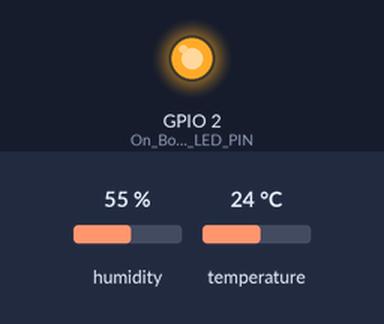
Bench run of a sketch on a simulated ESP32. Parts: output pins drawn as LEDs (lit = HIGH). The inputs (shaded band) are chosen by the test bench; at power-on: humidity 55 %, temperature 24 °C. WiFi joins after 1.5 s; servers stay silent unless stated; uploads are accepted with an empty reply; what the sketch prints to the serial monitor is not drawn.

Above: at 5.74 s.
At 10.8 s:
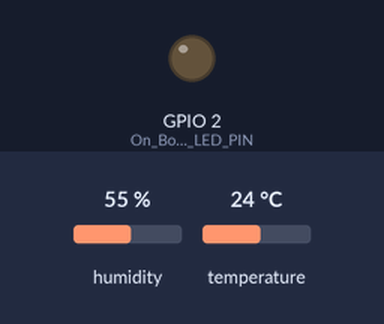
Timing chart, 0 to 18.9 s (numbered marks = the images above):
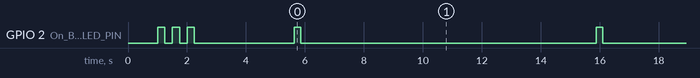

Measured:
- by itself, GPIO 2 (On_Board_LED_PIN): HIGH → LOW at 1.3 s, → HIGH 0.25 s later, → LOW 0.25 s later, → HIGH 0.25 s later, … (31 changes in this stretch)

The sketch:

data_to_sheets.ino
```cpp
#include "WiFi.h"
#include <HTTPClient.h>
#include "DHT.h"
//----------------------------------------

// Defining LED PINs on the ESP32 Board.
#define On_Board_LED_PIN  2

// Defines the DHT11 PIN and DHT sensor type.
#define DHTPIN  27
#define DHTTYPE DHT11

const char* ssid = "Praveen's S23";  //--> Your wifi's ssid
const char* password = "hellothere"; //--> Your wifi password

// Google script Web_App_URL.
String Web_App_URL = "https://script.google.com/macros/s/Agsggsgseere3qwgswjTMYtfAJ_8XmJdxnSMrPXPdWlZVNV8ieZST5xeqzHZsrKNJwyLf-HPA/exec";

String Status_Read_Sensor = "";
float Temp;
int Humd;

// Initialize DHT as dht11.
DHT dht11(DHTPIN, DHTTYPE);

void Getting_DHT11_Sensor_Data() {

  Humd = dht11.readHumidity();
  // Read temperature as Celsius (the default)
  Temp = dht11.readTemperature();

  // Check if any reads failed and exit early (to try again).
  if (isnan(Humd) || isnan(Temp)) {
    Serial.println();
    Serial.println(F("Failed to read from DHT sensor!"));
    Serial.println();

    Status_Read_Sensor = "Failed";
    Temp = 0.00;
    Humd = 0;
  } else {
    Status_Read_Sensor = "Success";
  }

  Serial.println();
  Serial.println("-------------");
  Serial.print(F("Status_Read_Sensor : "));
  Serial.print(Status_Read_Sensor);
  Serial.print(F(" | Humidity : "));
  Serial.print(Humd);
  Serial.print(F("% | Temperature : "));
  Serial.print(Temp);
  Serial.println(F("°C"));
  Serial.println("-------------");
}

void setup() {
  // put your setup code here, to run once:

  Serial.begin(115200);
  Serial.println();
  delay(1000);

  pinMode(On_Board_LED_PIN, OUTPUT);

  Serial.println();
  Serial.println("-------------");
  Serial.println("WIFI mode : STA");
  WiFi.mode(WIFI_STA);
  Serial.println("-------------");

  Serial.println();
  Serial.println("------------");
  Serial.print("Connecting to ");
  Serial.println(ssid);
  WiFi.begin(ssid, password);

  int connecting_process_timed_out = 20;
  connecting_process_timed_out = connecting_process_timed_out * 2;
  while (WiFi.status() != WL_CONNECTED) {
    Serial.print(".");
    digitalWrite(On_Board_LED_PIN, HIGH);
    delay(250);
    digitalWrite(On_Board_LED_PIN, LOW);
    delay(250);
    if (connecting_process_timed_out > 0) connecting_process_timed_out--;
    if (connecting_process_timed_out == 0) {
      delay(1000);
      ESP.restart();
    }
  }

  digitalWrite(On_Board_LED_PIN, LOW);

  Serial.println();
  Serial.println("WiFi connected");
  Serial.println("------------");

  delay(100);

  Serial.println();
  Serial.println("DHT11 Begin");
  Serial.println();
  delay(1000);

  dht11.begin();

  delay(2000);
}

void loop() {
  // put your main code here, to run repeatedly:

  Getting_DHT11_Sensor_Data();

  if (WiFi.status() == WL_CONNECTED) {
    digitalWrite(On_Board_LED_PIN, HIGH);

    // Create a URL for sending or writing data to Google Sheets.
    String Send_Data_URL = Web_App_URL + "?sts=write";
    Send_Data_URL += "&srs=" + Status_Read_Sensor;
    Send_Data_URL += "&temp=" + String(Temp);
    Send_Data_URL += "&humd=" + String(Humd);

    Serial.println();
    Serial.println("-------------");
    Serial.println("Send data to Google Spreadsheet...");
    Serial.print("URL : ");
    Serial.println(Send_Data_URL);


      HTTPClient http;

      http.begin(Send_Data_URL.c_str());
      http.setFollowRedirects(HTTPC_STRICT_FOLLOW_REDIRECTS);

      int httpCode = http.GET();
      Serial.print("HTTP Status Code : ");
      Serial.println(httpCode);

      String payload;
      if (httpCode > 0) {
        payload = http.getString();
        Serial.println("Payload : " + payload);
      }

      http.end();

    digitalWrite(On_Board_LED_PIN, LOW);
    Serial.println("-------------");
  }

  delay(10000);
}
```
